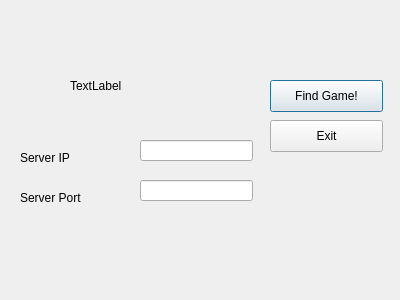
<?xml version="1.0" encoding="UTF-8"?>
<ui version="4.0">
 <class>Dialog</class>
 <widget class="QDialog" name="Dialog">
  <property name="geometry">
   <rect>
    <x>0</x>
    <y>0</y>
    <width>400</width>
    <height>300</height>
   </rect>
  </property>
  <property name="windowTitle">
   <string>Dialog</string>
  </property>
  <widget class="QLabel" name="label">
   <property name="geometry">
    <rect>
     <x>70</x>
     <y>60</y>
     <width>131</width>
     <height>51</height>
    </rect>
   </property>
   <property name="text">
    <string>TextLabel</string>
   </property>
  </widget>
  <widget class="QLineEdit" name="lineEdit">
   <property name="geometry">
    <rect>
     <x>140</x>
     <y>140</y>
     <width>113</width>
     <height>21</height>
    </rect>
   </property>
  </widget>
  <widget class="QLabel" name="label_2">
   <property name="geometry">
    <rect>
     <x>20</x>
     <y>150</y>
     <width>81</width>
     <height>16</height>
    </rect>
   </property>
   <property name="text">
    <string>Server IP</string>
   </property>
  </widget>
  <widget class="QLabel" name="label_3">
   <property name="geometry">
    <rect>
     <x>20</x>
     <y>190</y>
     <width>81</width>
     <height>16</height>
    </rect>
   </property>
   <property name="text">
    <string>Server Port</string>
   </property>
  </widget>
  <widget class="QLineEdit" name="lineEdit_2">
   <property name="geometry">
    <rect>
     <x>140</x>
     <y>180</y>
     <width>113</width>
     <height>21</height>
    </rect>
   </property>
  </widget>
  <widget class="QPushButton" name="pushButton">
   <property name="geometry">
    <rect>
     <x>270</x>
     <y>80</y>
     <width>113</width>
     <height>32</height>
    </rect>
   </property>
   <property name="text">
    <string>Find Game!</string>
   </property>
  </widget>
  <widget class="QPushButton" name="pushButton_2">
   <property name="geometry">
    <rect>
     <x>270</x>
     <y>120</y>
     <width>113</width>
     <height>32</height>
    </rect>
   </property>
   <property name="text">
    <string>Exit</string>
   </property>
  </widget>
 </widget>
 <resources/>
 <connections/>
</ui>
